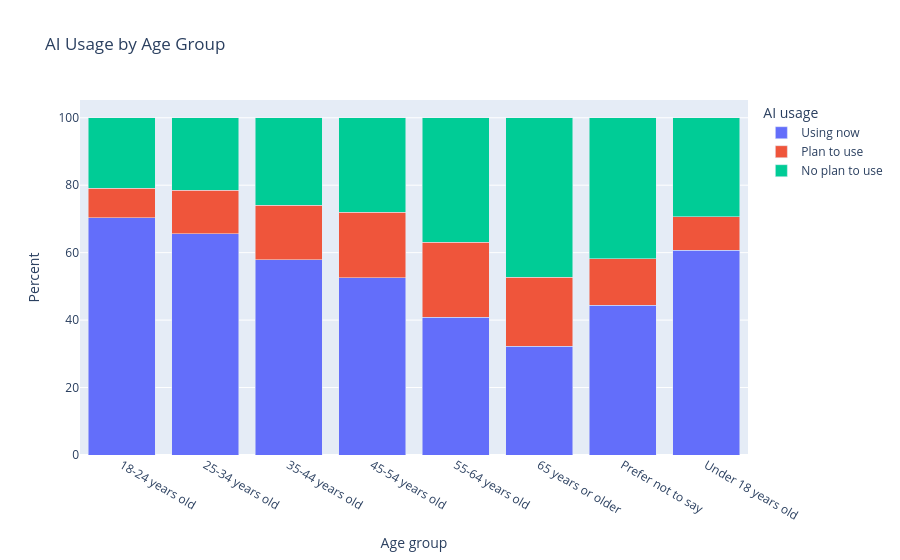

The notebook cell saved with this chart:
### Markdown cell above
## 10. PDF-required interactive chart

연령대별 타겟 비율을 Plotly 누적 막대로 확인하고 HTML로 저장한다.

### Code cell
age_table = pd.crosstab(analysis_df["Age"], analysis_df[TARGET], normalize="index").mul(100)
age_long = age_table.reindex(columns=TARGET_ORDER, fill_value=0).rename(columns=TARGET_NAMES).reset_index().melt(
    id_vars="Age", var_name="AI usage", value_name="Percent"
)
fig = px.bar(
    age_long, x="Age", y="Percent", color="AI usage",
    barmode="stack", title="AI Usage by Age Group",
    category_orders={"AI usage": list(TARGET_NAMES.values())},
)
fig.update_layout(xaxis_title="Age group", yaxis_title="Percent")
fig.show()
fig.write_html("ai_usage_by_age.html")
print("Saved: ai_usage_by_age.html")

### Figure 1 — Plotly figure (JSON) as saved in the notebook; plotly's stock layout.template omitted (floating-point values rounded to 4 significant figures)
{"data": [{"hovertemplate": "AI usage=Using now<br>Age=%{x}<br>Percent=%{y}<extra></extra>", "legendgroup": "Using now", "marker": {"color": "#636efa", "pattern": {"shape": ""}}, "name": "Using now", "orientation": "v", "showlegend": true, "textposition": "auto", "type": "bar", "x": ["18-24 years old", "25-34 years old", "35-44 years old", "45-54 years old", "55-64 years old", "65 years or older", "Prefer not to say", "Under 18 years old"], "xaxis": "x", "y": [70.4, 65.57, 57.94, 52.62, 40.89, 32.26, 44.4, 60.69], "yaxis": "y"}, {"hovertemplate": "AI usage=Plan to use<br>Age=%{x}<br>Percent=%{y}<extra></extra>", "legendgroup": "Plan to use", "marker": {"color": "#EF553B", "pattern": {"shape": ""}}, "name": "Plan to use", "orientation": "v", "showlegend": true, "textposition": "auto", "type": "bar", "x": ["18-24 years old", "25-34 years old", "35-44 years old", "45-54 years old", "55-64 years old", "65 years or older", "Prefer not to say", "Under 18 years old"], "xaxis": "x", "y": [8.754, 12.96, 16.14, 19.39, 22.13, 20.43, 13.72, 9.932], "yaxis": "y"}, {"hovertemplate": "AI usage=No plan to use<br>Age=%{x}<br>Percent=%{y}<extra></extra>", "legendgroup": "No plan to use", "marker": {"color": "#00cc96", "pattern": {"shape": ""}}, "name": "No plan to use", "orientation": "v", "showlegend": true, "textposition": "auto", "type": "bar", "x": ["18-24 years old", "25-34 years old", "35-44 years old", "45-54 years old", "55-64 years old", "65 years or older", "Prefer not to say", "Under 18 years old"], "xaxis": "x", "y": [20.85, 21.47, 25.91, 27.99, 36.98, 47.31, 41.88, 29.37], "yaxis": "y"}], "layout": {"barmode": "stack", "legend": {"title": {"text": "AI usage"}, "tracegroupgap": 0}, "title": {"text": "AI Usage by Age Group"}, "xaxis": {"anchor": "y", "domain": [0, 1], "title": {"text": "Age group"}}, "yaxis": {"anchor": "x", "domain": [0, 1], "title": {"text": "Percent"}}}}
